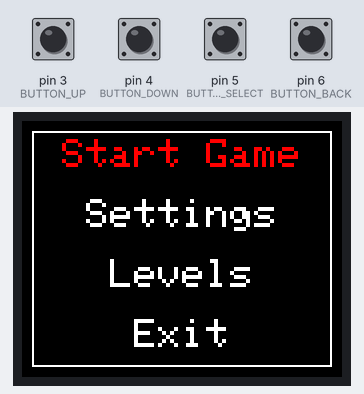
The sketch below on a simulated Arduino Uno, built with avr-gcc and run on an emulated ATmega328P. Shown: 160×128 colour display. The test bench sets the inputs (shaded band); at power-on: pin 3 (BUTTON_UP), pin 4 (BUTTON_DOWN), pin 5 (BUTTON_SELECT), pin 6 (BUTTON_BACK) HIGH.

Above: at 4.4 s.
4.5 s: pin 3 (BUTTON_UP) pulled LOW for 1 s
At 6.2 s:
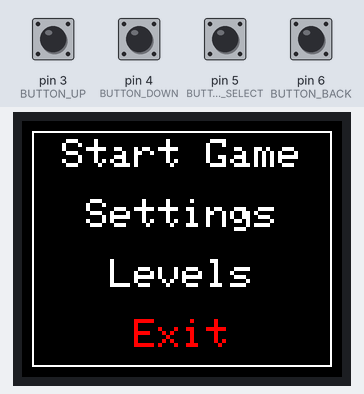
7.0 s: pin 5 (BUTTON_SELECT) pulled LOW for 0.15 s
At 8.2 s:
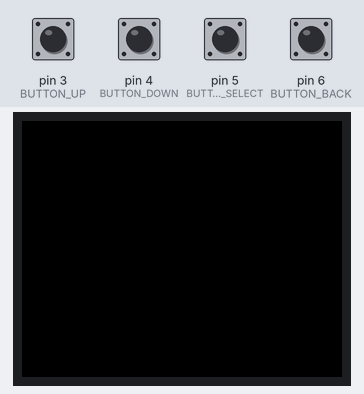
8.6 s: pin 3 (BUTTON_UP) pulled LOW for 0.15 s
At 9.8 s:
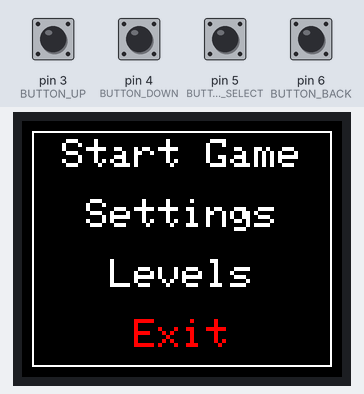
10.2 s: pin 4 (BUTTON_DOWN) pulled LOW for 0.15 s
At 11.0 s:
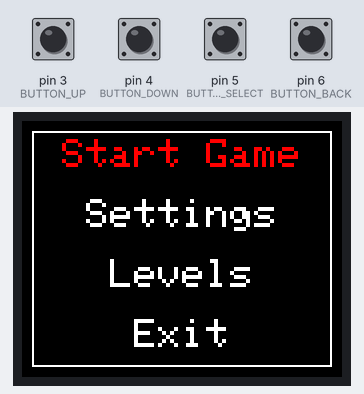
11.8 s: pin 4 (BUTTON_DOWN) driven LOW and pin 5 (BUTTON_SELECT) driven LOW
At 12.48 s:
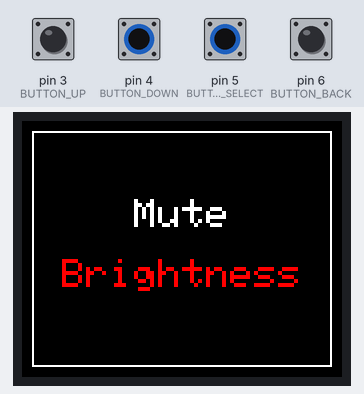
14.6 s: pin 6 (BUTTON_BACK) pulled LOW for 1 s
At 15.16 s:
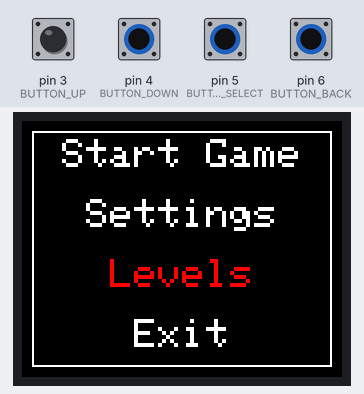
Timing chart, 0 to 17.6 s (numbered marks = the images above; inputs shaded):
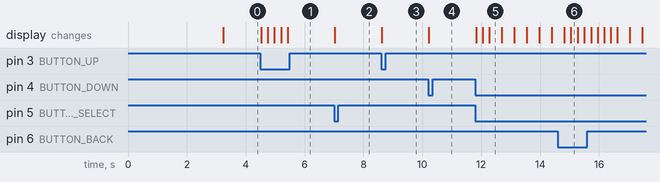

The sketch:

Menu3.ino
```cpp
#include <Adafruit_GFX.h>    // Core graphics library
#include <Adafruit_ST7735.h> // Hardware-specific library for ST7735

// Define pins for the display
#define TFT_CS    10
#define TFT_RST   8
#define TFT_DC    9
#define ST77XX_GRAY 0x7BEF
// Define pins for the buttons
#define BUTTON_UP    3
#define BUTTON_DOWN  4
#define BUTTON_SELECT 5
#define BUTTON_BACK   6

// Create an instance of the display
Adafruit_ST7735 tft = Adafruit_ST7735(TFT_CS, TFT_DC, TFT_RST);

// Define menu items
const char* mainMenuItems[] = {"Start Game", "Settings", "Levels", "Exit"};
int mainMenuItemsCount = sizeof(mainMenuItems) / sizeof(mainMenuItems[0]);

const char* settingsMenuItems[] = {"Mute", "Brightness"};
int settingsMenuItemsCount = sizeof(settingsMenuItems) / sizeof(settingsMenuItems[0]);

const char* levels[] = {"Level 1", "Level 2", "Level 3", "Level 4", "Level 5", "Level 6", "Level 7", "Level 8", "Level 9"};
int levelsCount = sizeof(levels) / sizeof(levels[0]);
int currentLevel = 2; // The current level the user is on (0-based index)
int completedLevels = 1; // Number of completed levels (0-based index)

int selectedItem = 0;
bool inSettingsMenu = false;
bool inLevelsMenu = false;

void setup() {
  // Initialize the display
  tft.initR(INITR_BLACKTAB); // Init ST7735S chip, black tab
  tft.setRotation(1); // Rotate display if needed
  displayWelcomeMessage();
  // Initialize the buttons
  pinMode(BUTTON_UP, INPUT_PULLUP);
  pinMode(BUTTON_DOWN, INPUT_PULLUP);
  pinMode(BUTTON_SELECT, INPUT_PULLUP);
  pinMode(BUTTON_BACK, INPUT_PULLUP);

  // Fill the screen with black
  tft.fillScreen(ST77XX_BLACK);

  // Display the main menu
  displayMainMenu();
}

//---------------------------- Loop --------------------------------------------------//
void loop() {
  // Check if the up button is pressed
  if (digitalRead(BUTTON_UP) == LOW) {
    selectedItem--;
    if (selectedItem < 0) {
      selectedItem = inSettingsMenu ? settingsMenuItemsCount - 1 : (inLevelsMenu ? levelsCount - 1 : mainMenuItemsCount - 1);
    }
    updateMenu();
    delay(200); // Debounce delay
  }

  // Check if the down button is pressed
  if (digitalRead(BUTTON_DOWN) == LOW) {
    selectedItem++;
    if (selectedItem >= (inSettingsMenu ? settingsMenuItemsCount : (inLevelsMenu ? levelsCount : mainMenuItemsCount))) {
      selectedItem = 0;
    }
    updateMenu();
    delay(200); // Debounce delay
  }

  // Check if the select button is pressed
  if (digitalRead(BUTTON_SELECT) == LOW) {
    if (!inSettingsMenu && !inLevelsMenu && selectedItem == 1) {
      inSettingsMenu = true;
      selectedItem = 0;
      displaySettingsMenu();
    } else if (!inSettingsMenu && !inLevelsMenu && selectedItem == 2) {
      inLevelsMenu = true;
      selectedItem = 0;
      displayLevelsMenu();
    } else if(!inSettingsMenu && !inLevelsMenu && selectedItem == 3){
        selectedItem = 0;
        turnOffDisplay();
  }
  delay(200);

  } // Debounce delay
  // Check if the back button is pressed
  if (digitalRead(BUTTON_BACK) == LOW) {
    if (inSettingsMenu) {
      inSettingsMenu = false;
      selectedItem = 1; // Return to the "Settings" menu item in the main menu
      displayMainMenu();
    } else if (inLevelsMenu) {
      inLevelsMenu = false;
      selectedItem = 2; // Return to the "Levels" menu item in the main menu
      displayMainMenu();
    }
    delay(200); // Debounce delay
  }
}

//---------------------------- Update Menu --------------------------------------------------//
void updateMenu() {
  if (inSettingsMenu) {
    displaySettingsMenu();
  } else if (inLevelsMenu) {
    displayLevelsMenu();
  } else {
    displayMainMenu();
  }
}

//---------------------------- Main Menu --------------------------------------------------//
void displayMainMenu() {
  // Set text size and color
  tft.setTextSize(2);
  tft.setTextColor(ST77XX_WHITE);

  // Clear the previous menu
  tft.fillScreen(ST77XX_BLACK);

  // Calculate the spacing and starting y position
  int menuItemHeight = 20; // Height of each menu item
  int spacing = 10; // Space between menu items
  int totalHeight = mainMenuItemsCount * (menuItemHeight + spacing) - spacing; // Total height of the menu
  int startY = (tft.height() - totalHeight) / 2; // Center the menu vertically

  // Display each menu item
  for (int i = 0; i < mainMenuItemsCount; i++) {
    int16_t x1, y1;
    uint16_t w, h;
    tft.getTextBounds(mainMenuItems[i], 0, 0, &x1, &y1, &w, &h); // Calculate the width of the text
    int x = (tft.width() - w) / 2; // Center the text horizontally
    int y = startY + i * (menuItemHeight + spacing); // Calculate the y position
    tft.setCursor(x, y);

    // Highlight the selected item
    if (i == selectedItem) {
      tft.setTextColor(ST77XX_RED); // Change color to red for the selected item
      tft.print(mainMenuItems[i]);
      tft.setTextColor(ST77XX_WHITE); // Change back to white for other items
    } else {
      tft.print(mainMenuItems[i]);
    }
  }

  // Draw menu bar border
  tft.drawRect(5, 5, tft.width() - 10, tft.height() - 10, ST77XX_WHITE);
}

//---------------------------- Settings Menu --------------------------------------------------//
void displaySettingsMenu() {
  // Set text size and color
  tft.setTextSize(2);
  tft.setTextColor(ST77XX_WHITE);

  // Clear the previous menu
  tft.fillScreen(ST77XX_BLACK);

  // Calculate the spacing and starting y position
  int menuItemHeight = 20; // Height of each menu item
  int spacing = 10; // Space between menu items
  int totalHeight = settingsMenuItemsCount * (menuItemHeight + spacing) - spacing; // Total height of the menu
  int startY = (tft.height() - totalHeight) / 2; // Center the menu vertically

  // Display each menu item
  for (int i = 0; i < settingsMenuItemsCount; i++) {
    int16_t x1, y1;
    uint16_t w, h;
    tft.getTextBounds(settingsMenuItems[i], 0, 0, &x1, &y1, &w, &h); // Calculate the width of the text
    int x = (tft.width() - w) / 2; // Center the text horizontally
    int y = startY + i * (menuItemHeight + spacing); // Calculate the y position
    tft.setCursor(x, y);

    // Highlight the selected item
    if (i == selectedItem) {
      tft.setTextColor(ST77XX_RED); // Change color to red for the selected item
      tft.print(settingsMenuItems[i]);
      tft.setTextColor(ST77XX_WHITE); // Change back to white for other items
    } else {
      tft.print(settingsMenuItems[i]);
    }
  }

  // Draw menu bar border
  tft.drawRect(5, 5, tft.width() - 10, tft.height() - 10, ST77XX_WHITE);
}

//---------------------------- Exit Menu/ turn off --------------------------------------------------//
void turnOffDisplay() {
  // Fill the screen with black
  tft.fillScreen(ST77XX_BLACK);

  // Optionally, you can put the display into sleep mode if supported
  // This depends on the specific display driver; the following line is an example
  tft.writeCommand(ST77XX_SLPIN); // Enter sleep mode
}

//---------------------------- Levels Menu --------------------------------------------------//
void displayLevelsMenu() {
  // Set text size
  tft.setTextSize(2);

  // Clear the previous menu
  tft.fillScreen(ST77XX_BLACK);

  // Define the dimensions for the level squares
  int borderWidth = tft.width() - 10;
  int borderHeight = tft.height() - 10;
  int squareWidth = (borderWidth - 2 * 10) / 3.5; // Adjust for spacing
  int squareHeight = (borderHeight - 2 * 10) / 3.5; // Adjust for spacing
  int spacing = 10;
  int startX = (tft.width() - borderWidth) / 2 + 9; // Adjust for border
  int startY = (tft.height() - borderHeight) / 2 + 5; // Adjust for border

  // Display each level
  for (int i = 0; i < levelsCount; i++) {
    int row = i / 3;
    int col = i % 3;
    int x = startX + col * (squareWidth + spacing);
    int y = startY + row * (squareHeight + spacing);

    // Draw the rectangle for each level
    if (i == currentLevel) {
      tft.fillRect(x, y, squareWidth, squareHeight, ST77XX_RED); // Red for current level
    } else if (i <= completedLevels) {
      tft.fillRect(x, y, squareWidth, squareHeight, ST77XX_GREEN); // Green for completed levels
    } else {
      tft.fillRect(x, y, squareWidth, squareHeight, ST77XX_GRAY); // Gray for remaining levels
    }

    // Draw the border around the rectangle
    tft.drawRect(x, y, squareWidth, squareHeight, ST77XX_WHITE);

    // Set the text color to white for better visibility
    tft.setTextColor(ST77XX_WHITE);

    // Calculate the text position
    char levelText[10];
    sprintf(levelText, "%d", i + 1); // Display level number
    int16_t x1, y1;
    uint16_t w, h;
    tft.getTextBounds(levelText, 0, 0, &x1, &y1, &w, &h);
    int textX = x + (squareWidth - w) / 2;
    int textY = y + (squareHeight - h) / 2;

    // Set the cursor and print the level number
    tft.setCursor(textX, textY);
    tft.print(levelText);
  }

  // Draw menu bar border
  tft.drawRect(5, 5, borderWidth, borderHeight, ST77XX_WHITE);
}


//---------------------------- Welcome Message --------------------------------------------------//
void displayWelcomeMessage() {
  // Fill the screen with black
  tft.fillScreen(ST77XX_BLACK);

  // Set text color and size
  tft.setTextColor(ST77XX_WHITE);
  tft.setTextSize(2);

  // Display "Welcome to Dot Knot"
  tft.setCursor(10, 30); // Adjust the cursor position as needed
  tft.print("Welcome to");

  tft.setCursor(10, 60); // Adjust the cursor position as needed
  tft.print("Dot Knot");

  // Display "By Toyo India"
  tft.setCursor(10, 100); // Adjust the cursor position as needed
  tft.setTextSize(1); // Smaller text size for the subtitle
  tft.setTextColor(ST77XX_YELLOW);
  tft.print("By ");

  tft.setTextColor(ST77XX_BLUE);
  tft.print("Toy");

  tft.setTextColor(ST77XX_RED);
  tft.print("oz ");

  tft.setTextColor(ST77XX_YELLOW);
  tft.print("India");
    // Wait for 3 seconds
  delay(3000);

  // Clear the screen (optional)
  tft.fillScreen(ST77XX_BLACK);
}
```

Measured:
- after the input at 4.5 s, the display: changes at once (image 1)
- after the input at 7.0 s, the display: changes at once (image 2)
- after the input at 8.6 s, the display: changes at once (image 3)
- after the input at 10.2 s, the display: changes at once (image 4)
- after the input at 11.8 s, the display: first changes at once (image 5 shows a later state)
- after the input at 14.6 s, the display: first changes after 0.22 s (image 6 shows a later state)
- what the display in image 5 shows lasts 0.4 s, from 12.3 s to 12.7 s
